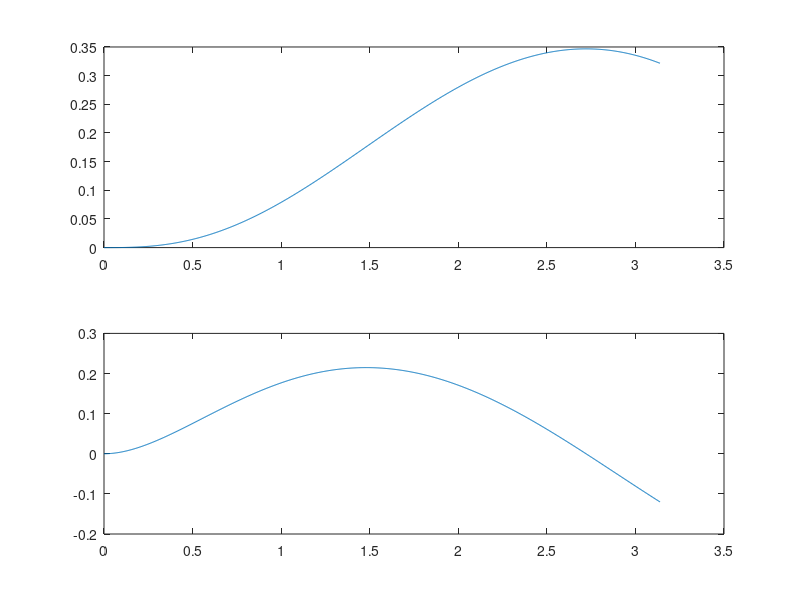
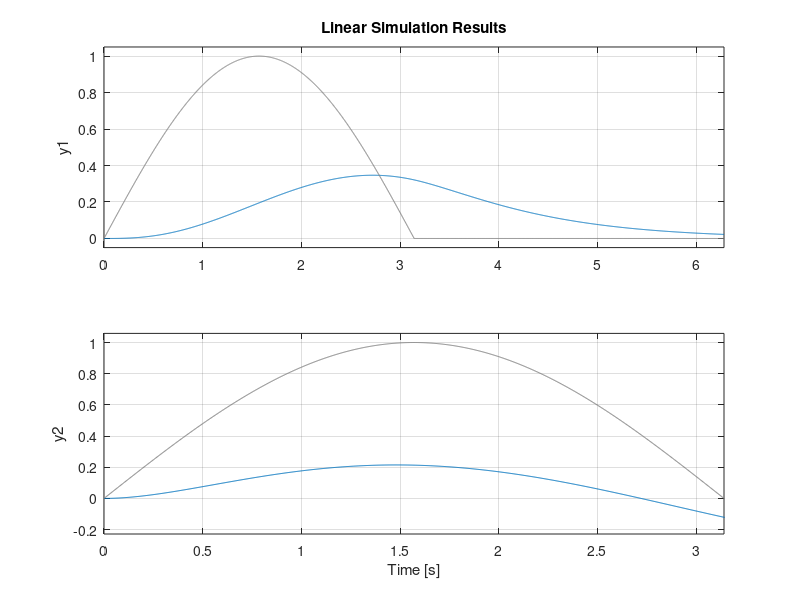

These charts were generated, in order, by the following MATLAB code:
t = [0:999]'*pi/1000; 
X1_1 = 0.5*exp(-t)-0.2*exp(-2*t)+0.1*sin(t)-0.3*cos(t); 
X2_1 = 2/5*exp(-2*t)-0.5*exp(-t)+0.3*sin(t)+0.1*cos(t); 

subplot(211)
plot(t, X1_1)

subplot(212)
plot(t, X2_1)

A=[0 1;-2 -3]; B=[0;1];
C=eye(2); D=zeros(2,1);
sys=ss(A,B,C,D);
%Define Time and Input Vectors
T1=[0:999]'*pi/1000; T=[T1;pi+T1]; 
U=[sin(T1);zeros(1000,1)];
figure; 
lsim(sys,U,T);
xlim([0 pi])